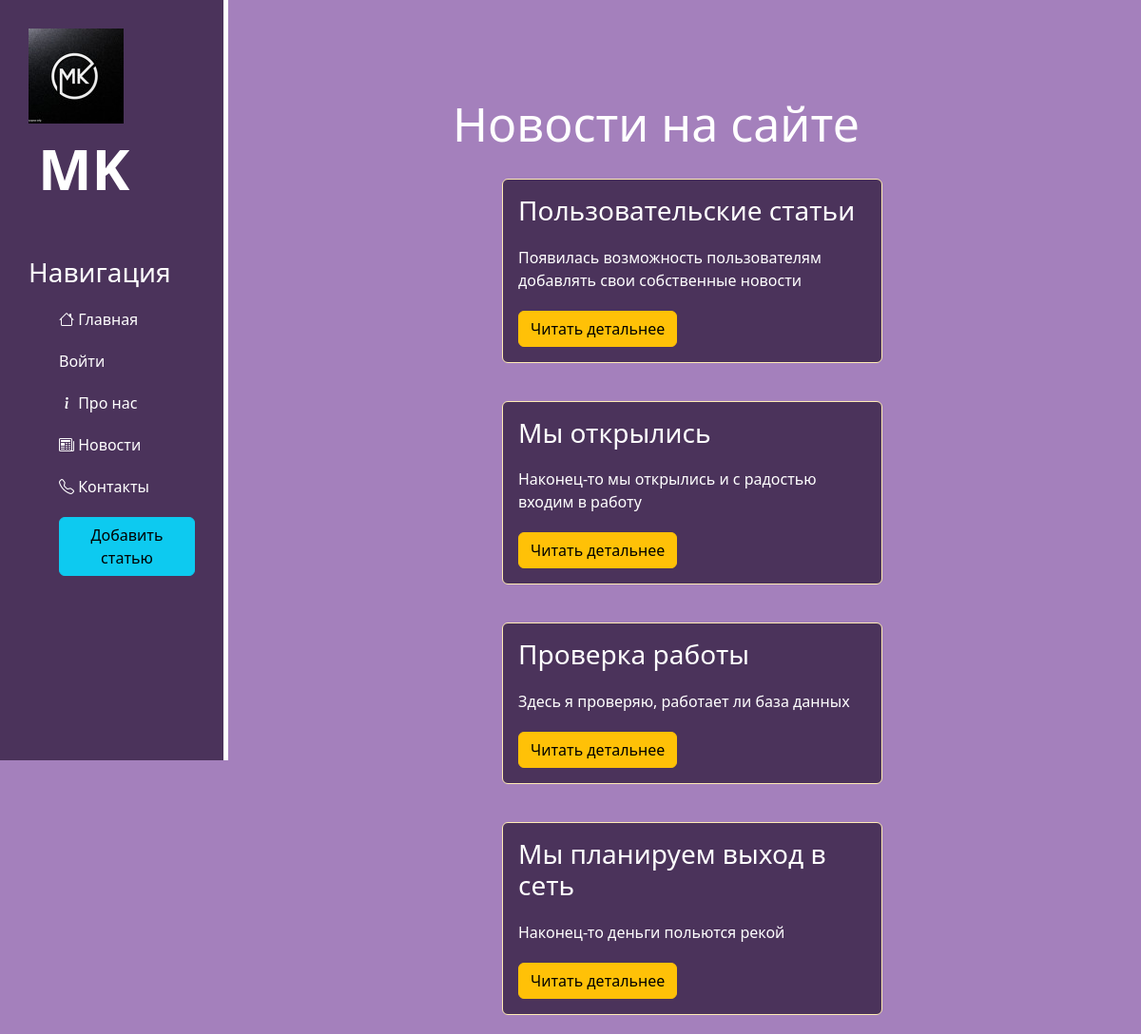
Page /news/ on the committed database.
### news/models.py (models this page shows, shortened)
class Articles(models.Model):
    title = models.CharField('Название', max_length=50)
    anons = models.CharField('Анонс', max_length=250)
    full_text = models.TextField('Статья')
    date = models.DateTimeField('Дата публикации')
    class Meta:
        verbose_name = 'Новость'
        verbose_name_plural = 'Новости'

### news/views.py (the view)
def news_home(request):
    news = Articles.objects.order_by('-date')
    return render(request, 'news/news_home.html', {'news': news})

### news/templates/news/news_home.html (shortened to what this page needs)
{% extends 'main/layout.html' %}
{% block content%}
    <div class="features">
        <h1>Новости на сайте</h1>
        {% if news %}
            {% for el in news %}
                <div class="alert alert-warning">
                    <h3>{{ el.title }}</h3>
                    <p>{{ el.anons }}</p>
                    <a href="{% url 'news-detail' el.id %}" class="btn btn-warning">Читать детальнее</a>
                </div>
            {% endfor %}
        {% else %}
            <p>У вас нет записей!</p>
        {% endif %}
    </div>
{% endblock %}

### main/templates/main/layout.html (shortened to what this page needs)
{% load static %}
<!doctype html>
<html lang="ru">
<head>
    <link rel="stylesheet" href ="https://cdn.jsdelivr.net/npm/bootstrap@5.2.3/dist/css/bootstrap.min.css">
    <link rel="stylesheet" href="{% static 'main/css/main.css' %}">
    <link rel="stylesheet" href="https://cdn.jsdelivr.net/npm/bootstrap-icons@1.8.1/font/bootstrap-icons.css">
    <head>
<body>
    <aside>
        <img src="{% static 'main/img/mk2.jpg' %}" alt="Лого">
        <span class="logo">MK</span>
        <h3>Навигация</h3>
        <ul>
            <a href="{% url 'home' %}"><li><i class="bi bi-house"></i> Главная</li></a>
            <a href="{% url 'sign_up' %}"><li>Войти</li></a>
            <a href="{% url 'about' %}"><li><i class="bi bi-info-lg"></i> Про нас</li></a>
            <a href="{% url 'news_home' %}"><li><i class="bi bi-newspaper"></i> Новости</li></a>
            <a href="{% url 'contacts' %}"><li><i class="bi bi-telephone"></i> Контакты</li></a>
            <a href="{% url 'create' %}"><li><button class="btn btn-info">Добавить статью</button></li></a>
        </ul>
    </aside>
    <main>
        {% block content %}
        {% endblock %}
    </main>
</body>
</html>

### main/static/main/css/main.css (style rules this page uses)
body { background: #A480BC; }
aside { float: left; background: #4B335B; width: 20%; padding: 2.5%; height: 100vh; color: #fff; border-right: 5px solid #fff; }
aside img { width: 80 px; float: left; }
aside .logo { color: #fff; font-size: 60px; margin-left: 10px; font-weight: bold; position: relative; top: 2px; }
aside h3 { color: #fff; margin-top: 50px; font-size: 28px; }
aside a { text-decoration: none; }
aside ul { list-style: none; text-decoration: none; }
aside ul li { color: #fff; display: block; margin-top: 20px; transition: transform .6s ease; }
main .features { float: left; color: #fff; margin-top: 100px; text-align: center; width: 75%; }
main .features h1 { font-size: 50px; }
main .features p { max-width: 400px; margin: 20px auto; }
.alert-warning { background-color: #4b335b; color: #fff; float: left; clear: both; width: 400px; margin: 20px 32%; text-align: left; }

### rows in the picture
Articles: title "Пользовательские статьи", anons "Появилась возможность пользователям добавлять свои собственные новости"
Articles: title "Мы открылись", anons "Наконец-то мы открылись и с радостью входим в работу"
Articles: title "Проверка работы", anons "Здесь я проверяю, работает ли база данных"
Articles: title "Мы планируем выход в сеть", anons "Наконец-то деньги польются рекой"
